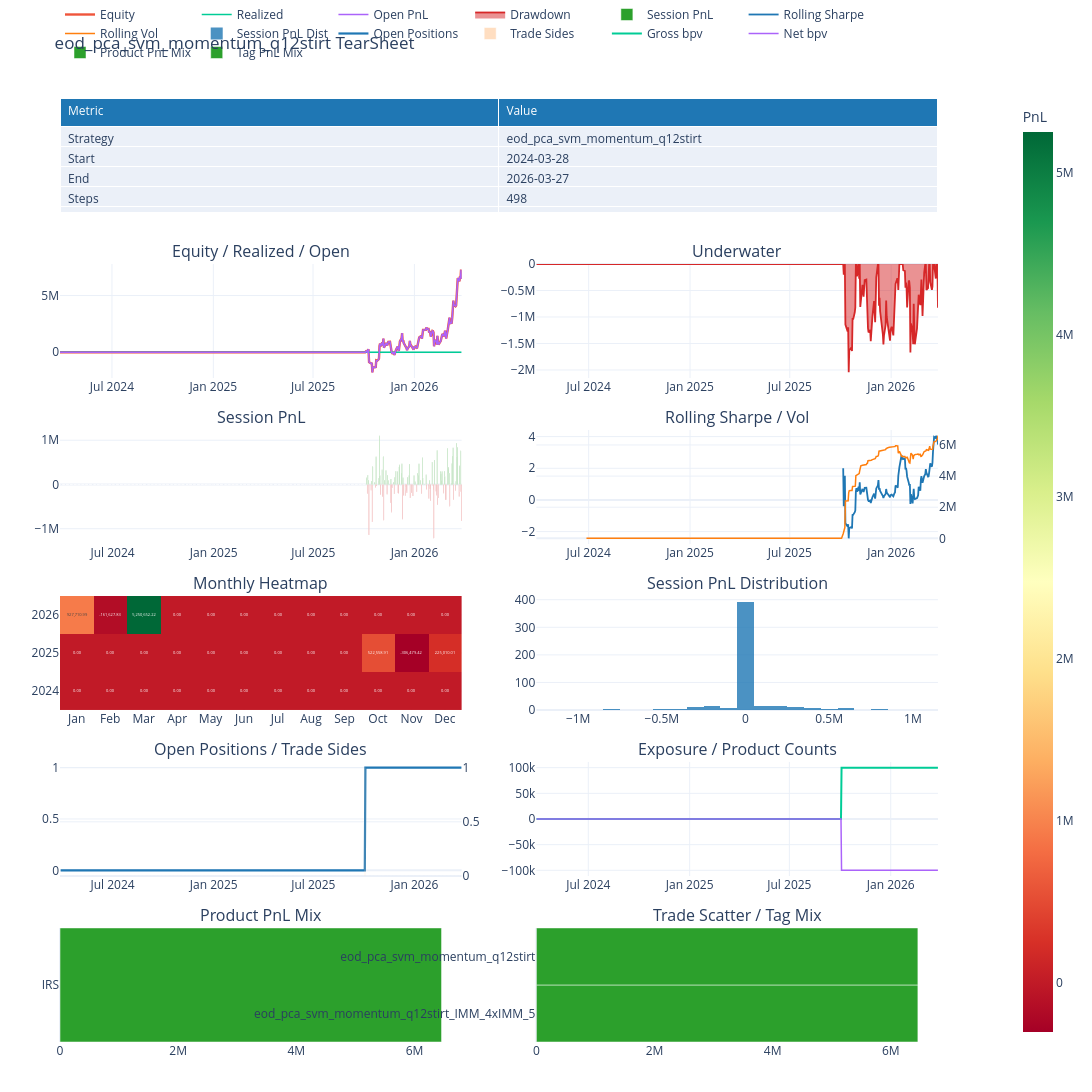

The notebook cell saved with this chart:
### Code cell
from BT.query_tearsheet import QueryBacktestTearSheet
tearsheet = QueryBacktestTearSheet.from_backtest(query_backtest.backtest)
# mpl_fig = tearsheet.plot_matplotlib()
plotly_fig = tearsheet.plot_plotly(width=1400)
plotly_fig.show()

### Figure 1 — Plotly figure (JSON) as saved in the notebook; plotly's stock layout.template omitted (floating-point values rounded to 4 significant figures; data arrays with more than 128 entries replaced by an {"elided": "..."} marker saying what was removed)
{"data": [{"cells": {"align": "left", "values": [["Strategy", "Start", "End", "Steps", "Sessions", "Total PnL", "Realized PnL", "Open PnL", "Sharpe", "Sortino", "Max Drawdown", "Trade Hit Rate", "Closed Trades", "Open Trades", "Avg Hold Days", "Time In Market"], ["eod_pca_svm_momentum_q12stirt", "2024-03-28", "2026-03-27", "498", "498", "6,457,824.87", "0.00", "6,457,824.87", "1.04", "0.75", "-2,044,559.55", "0.00%", "0", "1", "0.00", "23.90%"]]}, "domain": {"x": [0, 0.94], "y": [0.8792, 1]}, "header": {"align": "left", "fill": {"color": "#1f77b4"}, "font": {"color": "white"}, "values": ["Metric", "Value"]}, "type": "table"}, {"line": {"width": 2.4}, "mode": "lines", "name": "Equity", "type": "scatter", "x": {"elided": "498 str values"}, "xaxis": "x", "y": {"elided": "498 float values"}, "yaxis": "y"}, {"line": {"width": 1.5}, "mode": "lines", "name": "Realized", "type": "scatter", "x": {"elided": "498 str values"}, "xaxis": "x", "y": {"elided": "498 float values"}, "yaxis": "y"}, {"line": {"width": 1.5}, "mode": "lines", "name": "Open PnL", "type": "scatter", "x": {"elided": "498 str values"}, "xaxis": "x", "y": {"elided": "498 float values"}, "yaxis": "y"}, {"fill": "tozeroy", "line": {"color": "#d62728", "width": 1.8}, "mode": "lines", "name": "Drawdown", "type": "scatter", "x": {"elided": "498 str values"}, "xaxis": "x2", "y": {"elided": "498 float values"}, "yaxis": "y2"}, {"marker": {"color": {"elided": "498 str values"}}, "name": "Session PnL", "type": "bar", "x": {"elided": "498 str values"}, "xaxis": "x3", "y": {"elided": "498 float values"}, "yaxis": "y3"}, {"line": {"color": "#1f77b4", "width": 1.8}, "mode": "lines", "name": "Rolling Sharpe", "type": "scatter", "x": {"elided": "498 str values"}, "xaxis": "x4", "y": {"elided": "498 float values"}, "yaxis": "y4"}, {"line": {"color": "#ff7f0e", "width": 1.5}, "mode": "lines", "name": "Rolling Vol", "type": "scatter", "x": {"elided": "498 str values"}, "xaxis": "x4", "y": {"elided": "498 float values"}, "yaxis": "y5"}, {"colorbar": {"title": {"text": "PnL"}}, "colorscale": [[0, "rgb(165,0,38)"], [0.1, "rgb(215,48,39)"], [0.2, "rgb(244,109,67)"], [0.3, "rgb(253,174,97)"], [0.4, "rgb(254,224,139)"], [0.5, "rgb(255,255,191)"], [0.6, "rgb(217,239,139)"], [0.7, "rgb(166,217,106)"], [0.8, "rgb(102,189,99)"], [0.9, "rgb(26,152,80)"], [1, "rgb(0,104,55)"]], "text": [["0.00", "0.00", "0.00", "0.00", "0.00", "0.00", "0.00", "0.00", "0.00", "0.00", "0.00", "0.00"], ["0.00", "0.00", "0.00", "0.00", "0.00", "0.00", "0.00", "0.00", "0.00", "522,558.91", "-306,479.42", "225,010.01"], ["927,710.99", "-161,627.83", "5,250,652.22", "0.00", "0.00", "0.00", "0.00", "0.00", "0.00", "0.00", "0.00", "0.00"]], "texttemplate": "%{text}", "type": "heatmap", "x": ["Jan", "Feb", "Mar", "Apr", "May", "Jun", "Jul", "Aug", "Sep", "Oct", "Nov", "Dec"], "xaxis": "x5", "y": ["2024", "2025", "2026"], "yaxis": "y6", "z": [[0.0, 0.0, 0.0, 0.0, 0.0, 0.0, 0.0, 0.0, 0.0, 0.0, 0.0, 0.0], [0.0, 0.0, 0.0, 0.0, 0.0, 0.0, 0.0, 0.0, 0.0, 522600.0, -306500.0, 225000.0], [927700.0, -161600.0, 5251000.0, 0.0, 0.0, 0.0, 0.0, 0.0, 0.0, 0.0, 0.0, 0.0]]}, {"marker": {"color": "#1f77b4"}, "name": "Session PnL Dist", "nbinsx": 30, "opacity": 0.8, "type": "histogram", "x": {"elided": "498 float values"}, "xaxis": "x6", "yaxis": "y7"}, {"line": {"color": "#1f77b4", "width": 2.2}, "mode": "lines", "name": "Open Positions", "type": "scatter", "x": {"elided": "498 str values"}, "xaxis": "x7", "y": {"elided": "498 float values"}, "yaxis": "y8"}, {"marker": {"color": "#ff7f0e"}, "name": "Trade Sides", "opacity": 0.25, "type": "bar", "x": {"elided": "498 str values"}, "xaxis": "x7", "y": {"elided": "498 float values"}, "yaxis": "y9"}, {"line": {"width": 2}, "mode": "lines", "name": "Gross bpv", "type": "scatter", "x": {"elided": "498 str values"}, "xaxis": "x8", "y": {"elided": "498 float values"}, "yaxis": "y10"}, {"line": {"width": 1.5}, "mode": "lines", "name": "Net bpv", "type": "scatter", "x": {"elided": "498 str values"}, "xaxis": "x8", "y": {"elided": "498 float values"}, "yaxis": "y10"}, {"marker": {"color": ["#2ca02c"]}, "name": "Product PnL Mix", "orientation": "h", "type": "bar", "x": [6458000.0], "xaxis": "x9", "y": ["IRS"], "yaxis": "y11"}, {"marker": {"color": ["#2ca02c", "#2ca02c"]}, "name": "Tag PnL Mix", "orientation": "h", "type": "bar", "x": [6458000.0, 6458000.0], "xaxis": "x10", "y": ["eod_pca_svm_momentum_q12stirt_IMM_4xIMM_5", "eod_pca_svm_momentum_q12stirt"], "yaxis": "y12"}], "layout": {"annotations": [{"font": {"size": 16}, "showarrow": false, "text": "Equity / Realized / Open", "x": 0.215, "xanchor": "center", "xref": "paper", "y": 0.8242, "yanchor": "bottom", "yref": "paper"}, {"font": {"size": 16}, "showarrow": false, "text": "Underwater", "x": 0.725, "xanchor": "center", "xref": "paper", "y": 0.8242, "yanchor": "bottom", "yref": "paper"}, {"font": {"size": 16}, "showarrow": false, "text": "Session PnL", "x": 0.215, "xanchor": "center", "xref": "paper", "y": 0.6483, "yanchor": "bottom", "yref": "paper"}, {"font": {"size": 16}, "showarrow": false, "text": "Rolling Sharpe / Vol", "x": 0.725, "xanchor": "center", "xref": "paper", "y": 0.6483, "yanchor": "bottom", "yref": "paper"}, {"font": {"size": 16}, "showarrow": false, "text": "Monthly Heatmap", "x": 0.215, "xanchor": "center", "xref": "paper", "y": 0.4725, "yanchor": "bottom", "yref": "paper"}, {"font": {"size": 16}, "showarrow": false, "text": "Session PnL Distribution", "x": 0.725, "xanchor": "center", "xref": "paper", "y": 0.4725, "yanchor": "bottom", "yref": "paper"}, {"font": {"size": 16}, "showarrow": false, "text": "Open Positions / Trade Sides", "x": 0.215, "xanchor": "center", "xref": "paper", "y": 0.2967, "yanchor": "bottom", "yref": "paper"}, {"font": {"size": 16}, "showarrow": false, "text": "Exposure / Product Counts", "x": 0.725, "xanchor": "center", "xref": "paper", "y": 0.2967, "yanchor": "bottom", "yref": "paper"}, {"font": {"size": 16}, "showarrow": false, "text": "Product PnL Mix", "x": 0.215, "xanchor": "center", "xref": "paper", "y": 0.1208, "yanchor": "bottom", "yref": "paper"}, {"font": {"size": 16}, "showarrow": false, "text": "Trade Scatter / Tag Mix", "x": 0.725, "xanchor": "center", "xref": "paper", "y": 0.1208, "yanchor": "bottom", "yref": "paper"}], "height": 2400, "legend": {"orientation": "h", "x": 0, "xanchor": "left", "y": 1.02, "yanchor": "bottom"}, "margin": {"b": 50, "l": 60, "r": 40, "t": 80}, "title": {"text": "eod_pca_svm_momentum_q12stirt TearSheet"}, "width": 1400, "xaxis": {"anchor": "y", "domain": [0, 0.43]}, "xaxis10": {"anchor": "y12", "domain": [0.51, 0.94]}, "xaxis2": {"anchor": "y2", "domain": [0.51, 0.94]}, "xaxis3": {"anchor": "y3", "domain": [0, 0.43]}, "xaxis4": {"anchor": "y4", "domain": [0.51, 0.94]}, "xaxis5": {"anchor": "y6", "domain": [0, 0.43]}, "xaxis6": {"anchor": "y7", "domain": [0.51, 0.94]}, "xaxis7": {"anchor": "y8", "domain": [0, 0.43]}, "xaxis8": {"anchor": "y10", "domain": [0.51, 0.94]}, "xaxis9": {"anchor": "y11", "domain": [0, 0.43]}, "yaxis": {"anchor": "x", "domain": [0.7033, 0.8242]}, "yaxis10": {"anchor": "x8", "domain": [0.1758, 0.2967]}, "yaxis11": {"anchor": "x9", "domain": [0, 0.1208]}, "yaxis12": {"anchor": "x10", "domain": [0, 0.1208]}, "yaxis2": {"anchor": "x2", "domain": [0.7033, 0.8242]}, "yaxis3": {"anchor": "x3", "domain": [0.5275, 0.6483]}, "yaxis4": {"anchor": "x4", "domain": [0.5275, 0.6483]}, "yaxis5": {"anchor": "x4", "overlaying": "y4", "side": "right"}, "yaxis6": {"anchor": "x5", "domain": [0.3517, 0.4725]}, "yaxis7": {"anchor": "x6", "domain": [0.3517, 0.4725]}, "yaxis8": {"anchor": "x7", "domain": [0.1758, 0.2967]}, "yaxis9": {"anchor": "x7", "overlaying": "y8", "side": "right"}}}
